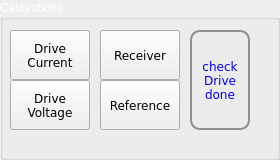
  <widget class="QGroupBox" name="calibrationBox">
   <property name="geometry">
    <rect>
     <x>280</x>
     <y>370</y>
     <width>280</width>
     <height>160</height>
    </rect>
   </property>
   <property name="palette">
    <palette>
     <active>
      <colorrole role="WindowText">
       <brush brushstyle="SolidPattern">
        <color alpha="255">
         <red>255</red>
         <green>255</green>
         <blue>255</blue>
        </color>
       </brush>
      </colorrole>
     </active>
     <inactive>
      <colorrole role="WindowText">
       <brush brushstyle="SolidPattern">
        <color alpha="255">
         <red>255</red>
         <green>255</green>
         <blue>255</blue>
        </color>
       </brush>
      </colorrole>
     </inactive>
     <disabled>
      <colorrole role="WindowText">
       <brush brushstyle="SolidPattern">
        <color alpha="255">
         <red>116</red>
         <green>116</green>
         <blue>116</blue>
        </color>
       </brush>
      </colorrole>
     </disabled>
    </palette>
   </property>
   <property name="title">
    <string>Calibrations</string>
   </property>
   <widget class="QPushButton" name="DriveCurrent">
    <property name="geometry">
     <rect>
      <x>10</x>
      <y>30</y>
      <width>80</width>
      <height>50</height>
     </rect>
    </property>
    <property name="font">
     <font>
      <family>DejaVu Sans</family>
     </font>
    </property>
    <property name="text">
     <string>Drive 
Current</string>
    </property>
   </widget>
   <widget class="QPushButton" name="DriveVoltage">
    <property name="geometry">
     <rect>
      <x>10</x>
      <y>80</y>
      <width>80</width>
      <height>50</height>
     </rect>
    </property>
    <property name="font">
     <font>
      <family>DejaVu Sans</family>
     </font>
    </property>
    <property name="text">
     <string>Drive
Voltage</string>
    </property>
   </widget>
   <widget class="QPushButton" name="Receiver">
    <property name="geometry">
     <rect>
      <x>100</x>
      <y>30</y>
      <width>80</width>
      <height>50</height>
     </rect>
    </property>
    <property name="font">
     <font>
      <family>DejaVu Sans</family>
     </font>
    </property>
    <property name="text">
     <string>Receiver</string>
    </property>
   </widget>
   <widget class="QPushButton" name="Reference">
    <property name="geometry">
     <rect>
      <x>100</x>
      <y>80</y>
      <width>80</width>
      <height>50</height>
     </rect>
    </property>
    <property name="font">
     <font>
      <family>DejaVu Sans</family>
     </font>
    </property>
    <property name="text">
     <string>Reference</string>
    </property>
   </widget>
   <widget class="QPushButton" name="butCheckDriveDone">
    <property name="geometry">
     <rect>
      <x>190</x>
      <y>30</y>
      <width>60</width>
      <height>100</height>
     </rect>
    </property>
    <property name="palette">
     <palette>
      <active>
       <colorrole role="WindowText">
        <brush brushstyle="SolidPattern">
         <color alpha="255">
          <red>0</red>
          <green>0</green>
          <blue>255</blue>
         </color>
        </brush>
       </colorrole>
       <colorrole role="Button">
        <brush brushstyle="LinearGradientPattern">
         <gradient startx="0.000000000000000" starty="0.000000000000000" endx="0.000000000000000" endy="1.000000000000000" type="LinearGradient" spread="PadSpread" coordinatemode="ObjectBoundingMode">
          <gradientstop position="0.000000000000000">
           <color alpha="255">
            <red>246</red>
            <green>247</green>
            <blue>250</blue>
           </color>
          </gradientstop>
          <gradientstop position="1.000000000000000">
           <color alpha="255">
            <red>218</red>
            <green>219</green>
            <blue>222</blue>
           </color>
          </gradientstop>
         </gradient>
        </brush>
       </colorrole>
       <colorrole role="Text">
        <brush brushstyle="SolidPattern">
         <color alpha="255">
          <red>0</red>
          <green>0</green>
          <blue>255</blue>
         </color>
        </brush>
       </colorrole>
       <colorrole role="ButtonText">
        <brush brushstyle="SolidPattern">
         <color alpha="255">
          <red>0</red>
          <green>0</green>
          <blue>255</blue>
         </color>
        </brush>
       </colorrole>
       <colorrole role="Base">
        <brush brushstyle="LinearGradientPattern">
         <gradient startx="0.000000000000000" starty="0.000000000000000" endx="0.000000000000000" endy="1.000000000000000" type="LinearGradient" spread="PadSpread" coordinatemode="ObjectBoundingMode">
          <gradientstop position="0.000000000000000">
           <color alpha="255">
            <red>246</red>
            <green>247</green>
            <blue>250</blue>
           </color>
          </gradientstop>
          <gradientstop position="1.000000000000000">
           <color alpha="255">
            <red>218</red>
            <green>219</green>
            <blue>222</blue>
           </color>
          </gradientstop>
         </gradient>
        </brush>
       </colorrole>
       <colorrole role="Window">
        <brush brushstyle="LinearGradientPattern">
         <gradient startx="0.000000000000000" starty="0.000000000000000" endx="0.000000000000000" endy="1.000000000000000" type="LinearGradient" spread="PadSpread" coordinatemode="ObjectBoundingMode">
          <gradientstop position="0.000000000000000">
           <color alpha="255">
            <red>246</red>
            <green>247</green>
            <blue>250</blue>
           </color>
          </gradientstop>
          <gradientstop position="1.000000000000000">
           <color alpha="255">
            <red>218</red>
            <green>219</green>
            <blue>222</blue>
           </color>
          </gradientstop>
         </gradient>
        </brush>
       </colorrole>
      </active>
      <inactive>
       <colorrole role="WindowText">
        <brush brushstyle="SolidPattern">
         <color alpha="255">
          <red>0</red>
          <green>0</green>
          <blue>255</blue>
         </color>
        </brush>
       </colorrole>
       <colorrole role="Button">
        <brush brushstyle="LinearGradientPattern">
         <gradient startx="0.000000000000000" starty="0.000000000000000" endx="0.000000000000000" endy="1.000000000000000" type="LinearGradient" spread="PadSpread" coordinatemode="ObjectBoundingMode">
          <gradientstop position="0.000000000000000">
           <color alpha="255">
            <red>246</red>
            <green>247</green>
            <blue>250</blue>
           </color>
          </gradientstop>
          <gradientstop position="1.000000000000000">
           <color alpha="255">
            <red>218</red>
            <green>219</green>
            <blue>222</blue>
           </color>
          </gradientstop>
         </gradient>
        </brush>
       </colorrole>
       <colorrole role="Text">
        <brush brushstyle="SolidPattern">
         <color alpha="255">
          <red>0</red>
          <green>0</green>
          <blue>255</blue>
         </color>
        </brush>
       </colorrole>
       <colorrole role="ButtonText">
        <brush brushstyle="SolidPattern">
         <color alpha="255">
          <red>0</red>
          <green>0</green>
          <blue>255</blue>
         </color>
        </brush>
       </colorrole>
       <colorrole role="Base">
        <brush brushstyle="LinearGradientPattern">
         <gradient startx="0.000000000000000" starty="0.000000000000000" endx="0.000000000000000" endy="1.000000000000000" type="LinearGradient" spread="PadSpread" coordinatemode="ObjectBoundingMode">
          <gradientstop position="0.000000000000000">
           <color alpha="255">
            <red>246</red>
            <green>247</green>
            <blue>250</blue>
           </color>
          </gradientstop>
          <gradientstop position="1.000000000000000">
           <color alpha="255">
            <red>218</red>
            <green>219</green>
            <blue>222</blue>
           </color>
          </gradientstop>
         </gradient>
        </brush>
       </colorrole>
       <colorrole role="Window">
        <brush brushstyle="LinearGradientPattern">
         <gradient startx="0.000000000000000" starty="0.000000000000000" endx="0.000000000000000" endy="1.000000000000000" type="LinearGradient" spread="PadSpread" coordinatemode="ObjectBoundingMode">
          <gradientstop position="0.000000000000000">
           <color alpha="255">
            <red>246</red>
            <green>247</green>
            <blue>250</blue>
           </color>
          </gradientstop>
          <gradientstop position="1.000000000000000">
           <color alpha="255">
            <red>218</red>
            <green>219</green>
            <blue>222</blue>
           </color>
          </gradientstop>
         </gradient>
        </brush>
       </colorrole>
      </inactive>
      <disabled>
       <colorrole role="WindowText">
        <brush brushstyle="SolidPattern">
         <color alpha="255">
          <red>0</red>
          <green>0</green>
          <blue>255</blue>
         </color>
        </brush>
       </colorrole>
       <colorrole role="Button">
        <brush brushstyle="LinearGradientPattern">
         <gradient startx="0.000000000000000" starty="0.000000000000000" endx="0.000000000000000" endy="1.000000000000000" type="LinearGradient" spread="PadSpread" coordinatemode="ObjectBoundingMode">
          <gradientstop position="0.000000000000000">
           <color alpha="255">
            <red>246</red>
            <green>247</green>
            <blue>250</blue>
           </color>
          </gradientstop>
          <gradientstop position="1.000000000000000">
           <color alpha="255">
            <red>218</red>
            <green>219</green>
            <blue>222</blue>
           </color>
          </gradientstop>
         </gradient>
        </brush>
       </colorrole>
       <colorrole role="Text">
        <brush brushstyle="SolidPattern">
         <color alpha="255">
          <red>0</red>
          <green>0</green>
          <blue>255</blue>
         </color>
        </brush>
       </colorrole>
       <colorrole role="ButtonText">
        <brush brushstyle="SolidPattern">
         <color alpha="255">
          <red>0</red>
          <green>0</green>
          <blue>255</blue>
         </color>
        </brush>
       </colorrole>
       <colorrole role="Base">
        <brush brushstyle="LinearGradientPattern">
         <gradient startx="0.000000000000000" starty="0.000000000000000" endx="0.000000000000000" endy="1.000000000000000" type="LinearGradient" spread="PadSpread" coordinatemode="ObjectBoundingMode">
          <gradientstop position="0.000000000000000">
           <color alpha="255">
            <red>246</red>
            <green>247</green>
            <blue>250</blue>
           </color>
          </gradientstop>
          <gradientstop position="1.000000000000000">
           <color alpha="255">
            <red>218</red>
            <green>219</green>
            <blue>222</blue>
           </color>
          </gradientstop>
         </gradient>
        </brush>
       </colorrole>
       <colorrole role="Window">
        <brush brushstyle="LinearGradientPattern">
         <gradient startx="0.000000000000000" starty="0.000000000000000" endx="0.000000000000000" endy="1.000000000000000" type="LinearGradient" spread="PadSpread" coordinatemode="ObjectBoundingMode">
          <gradientstop position="0.000000000000000">
           <color alpha="255">
            <red>246</red>
            <green>247</green>
            <blue>250</blue>
           </color>
          </gradientstop>
          <gradientstop position="1.000000000000000">
           <color alpha="255">
            <red>218</red>
            <green>219</green>
            <blue>222</blue>
           </color>
          </gradientstop>
         </gradient>
        </brush>
       </colorrole>
      </disabled>
     </palette>
    </property>
    <property name="font">
     <font>
      <family>DejaVu Sans</family>
     </font>
    </property>
    <property name="focusPolicy">
     <enum>Qt::NoFocus</enum>
    </property>
    <property name="styleSheet">
     <string notr="true"> QPushButton {
     border: 2px solid #8f8f91;
     border-radius: 10px;
     background-color: qlineargradient(x1: 0, y1: 0, x2: 0, y2: 1,
                                       stop: 0 #f6f7fa, stop: 1 #dadbde);
 }

 QPushButton:pressed {
     background-color: qlineargradient(x1: 0, y1: 0, x2: 0, y2: 1,
                                       stop: 0 #dadbde, stop: 1 #f6f7fa);
 }

 QPushButton:flat {
     border: none; /* no border for a flat push button */
 }

 QPushButton:default {
     border-color: navy; /* make the default button prominent */
 }</string>
    </property>
    <property name="text">
     <string>check
Drive
done</string>
    </property>
   </widget>
  </widget>
